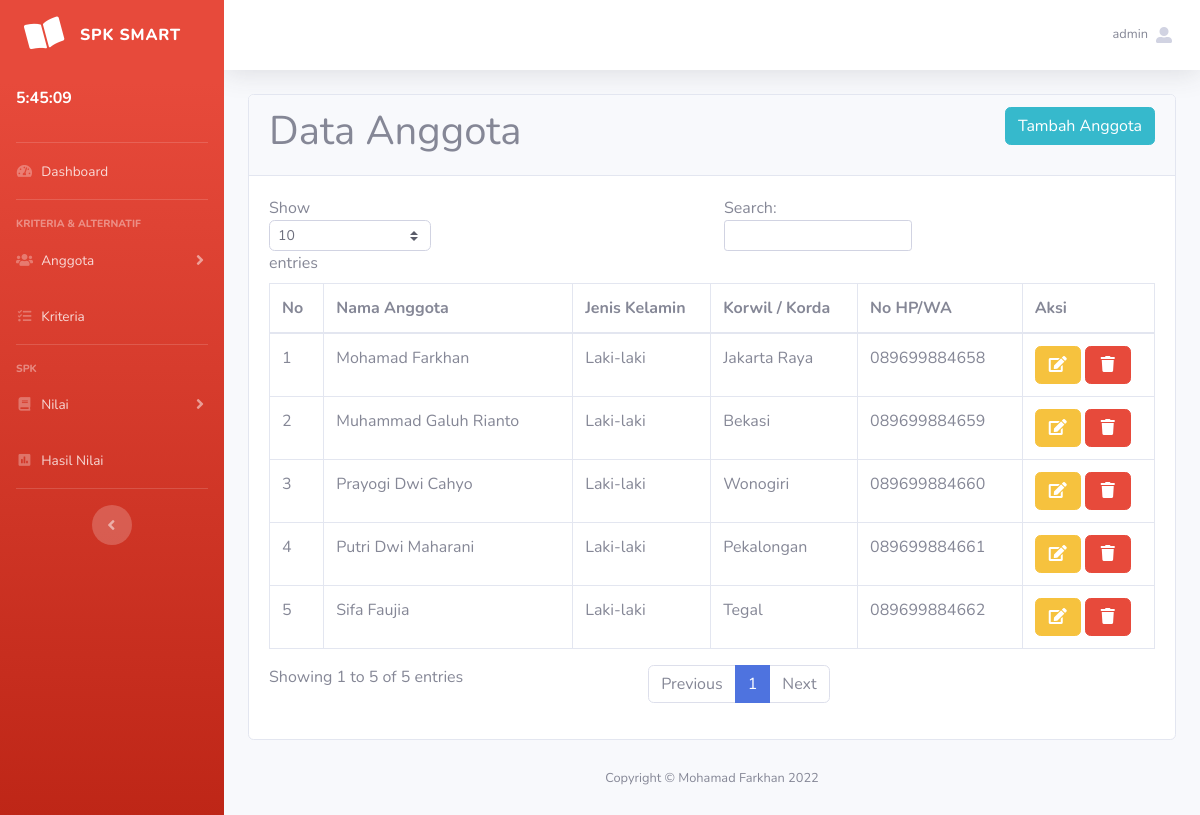
The page /dataAnggota.php (signed in) on the database its author committed.
### tables this page shows
CREATE TABLE `anggota` (
  `id_anggota` int(11) NOT NULL,
  `nama_anggota` varchar(256) NOT NULL,
  `kelamin` varchar(256) NOT NULL,
  `korwilda` varchar(128) NOT NULL,
  `no_hp` varchar(15) NOT NULL
);

### dataAnggota.php (the view, shortened to what this page needs)
<?php
include 'templates/head.php';
include 'templates/nav.php';
?>
<div class="container-fluid fixed">
    <div class="row">
        <div class="col-lg">
            <div class="card">
                <div class="card-header">
                    <h1>Data Anggota
                        <a href="anggota.php" class="btn btn-info float-right">Tambah Anggota</a>
                    </h1>
                </div>
                <div class="card-body">
                    <div class="table-responsive">
                        <table class="table table-bordered" id="dataTable" width="100%" cellspacing="0">
                            <thead>
                                <tr>
                                    <th scope="col">No</th>
                                    <th scope="col">Nama Anggota</th>
                                    <th scope="col">Jenis Kelamin</th>
                                    <th scope="col">Korwil / Korda</th>
                                    <th scope="col">No HP/WA</th>
                                    <th scope="col">Aksi</th>
                                </tr>
                            </thead>
                            <tbody>
                                <?php
                                include 'koneksi.php';
                                $sql = "SELECT * FROM anggota";
                                $query = mysqli_query($conn, $sql);
                                $n = 1;
                                while ($anggota = mysqli_fetch_array($query)) :
                                ?>
                                    <tr>
                                        <td><?= $n++ ?></td>
                                        <td><?= $anggota['nama_anggota'] ?></td>
                                        <td><?= $anggota['kelamin'] ?></td>
                                        <td><?= $anggota['korwilda'] ?></td>
                                        <td><?= $anggota['no_hp'] ?></td>
                                        <td>
                                            <a href="updateAnggota.php?id=<?php echo $anggota['id_anggota']; ?>" class="btn btn-warning"><i class="fa fa-edit fa-fw"></i>
                                            </a>
                                            <a href='' class="btn btn-danger" data-toggle="modal" data-target="#deleteModal<?= $n ?>"><i class="fa fa-trash fa-fw"></i>
                                            </a>
                                        </td>
                                    </tr>
                                <?php
                                endwhile;
                                ?>
                            </tbody>
                        </table>
                    </div>
                </div>
            </div>
        </div>
    </div>
</div>
</div>
<?php
include 'templates/footer.php';
?>
</div>
<?php
include 'templates/foot.php';
?>

### templates/head.php (shortened to what this page needs)
<!DOCTYPE html>
<html lang="en">
<head>
    <link href="vendor/fontawesome-free/css/all.min.css" rel="stylesheet" type="text/css">
    <link href="css/sb-admin-2.min.css" rel="stylesheet">
</head>

### templates/nav.php (shortened to what this page needs)
<body id="page-top">
    <div id="wrapper">
        <ul class="navbar-nav bg-gradient-danger sidebar sidebar-dark accordion noprint" id="accordionSidebar">
            <a class="sidebar-brand d-flex align-items-center justify-content-center" href="index.php">
                <div class="sidebar-brand-icon rotate-n-15">
                    <i class="fas fa-book-open"></i>
                </div>
                <div class="sidebar-brand-text mx-3">SPK Smart</div>
            </a>
            <li class="nav-item active">
                <a class="nav-link" href="#">
                    <p id="jam"></p>
                </a>
            </li>
            <hr class="sidebar-divider my-0">
            <li class="nav-item">
                <a class="nav-link" href="index.php">
                    <i class="fas fa-fw fa-tachometer-alt"></i>
                    <span>Dashboard</span></a>
            </li>
            <hr class="sidebar-divider">
            <div class="sidebar-heading">
                Kriteria & Alternatif
            </div>
            <li class="nav-item">
                <a class="nav-link collapsed" href="#" data-toggle="collapse" data-target="#collapseOne" aria-expanded="true" aria-controls="collapseOne">
                    <i class="fas fa-fw fa-users"></i>
                    <span>Anggota</span>
                </a>
            </li>
            <li class="nav-item">
                <a class="nav-link" href="kriteria.php">
                    <i class="fas fa-fw fa-tasks"></i>
                    <span>Kriteria</span></a>
            </li>
            <hr class="sidebar-divider">
            <div class="sidebar-heading">
                SPK
            </div>
            <li class="nav-item">
                <a class="nav-link collapsed" href="#" data-toggle="collapse" data-target="#collapseTwo" aria-expanded="true" aria-controls="collapseTwo">
                    <i class="fas fa-fw fa-book"></i>
                    <span>Nilai</span>
                </a>
            </li>
            <li class="nav-item">
                <a class="nav-link" href="hasil.php">
                    <i class="fas fa-fw fa-poll"></i>
                    <span>Hasil Nilai</span></a>
            </li>
            <hr class="sidebar-divider d-none d-md-block">
            <div class="text-center d-none d-md-inline">
                <button class="rounded-circle border-0" id="sidebarToggle"></button>
            </div>
        </ul>
        <div id="content-wrapper" class="d-flex flex-column">
            <div id="content">
                <nav class="navbar navbar-expand navbar-light bg-white topbar mb-4 static-top shadow">
                    <ul class="navbar-nav ml-auto">
                        <li class="nav-item dropdown no-arrow">
                            <a class="nav-link dropdown-toggle" href="#" id="userDropdown" role="button" data-toggle="dropdown" aria-haspopup="true" aria-expanded="false">
                                <span class="mr-2 d-none d-lg-inline text-gray-600 small"><?= $_SESSION['username'] ?></span>
                                <i class="fas fa-user-alt"></i>
                            </a>
                        </li>
                    </ul>
                </nav>

### templates/footer.php
<footer class="sticky-footer">
    <div class="container my-auto">
        <div class="copyright text-center my-auto">
            <span>Copyright &copy; Mohamad Farkhan 2022</span>
        </div>
    </div>
</footer>

### templates/foot.php (shortened to what this page needs)
</body>
</html>

### rows shown on the page
anggota: nama_anggota "Mohamad Farkhan", kelamin "Laki-laki", korwilda "Jakarta Raya", no_hp "089699884658"
anggota: nama_anggota "Muhammad Galuh Rianto", kelamin "Laki-laki", korwilda "Bekasi", no_hp "089699884659"
anggota: nama_anggota "Prayogi Dwi Cahyo", kelamin "Laki-laki", korwilda "Wonogiri", no_hp "089699884660"
anggota: nama_anggota "Putri Dwi Maharani", kelamin "Laki-laki", korwilda "Pekalongan", no_hp "089699884661"
anggota: nama_anggota "Sifa Faujia", kelamin "Laki-laki", korwilda "Tegal", no_hp "089699884662"

### other values the page prints
$_SESSION['username'] "admin"
